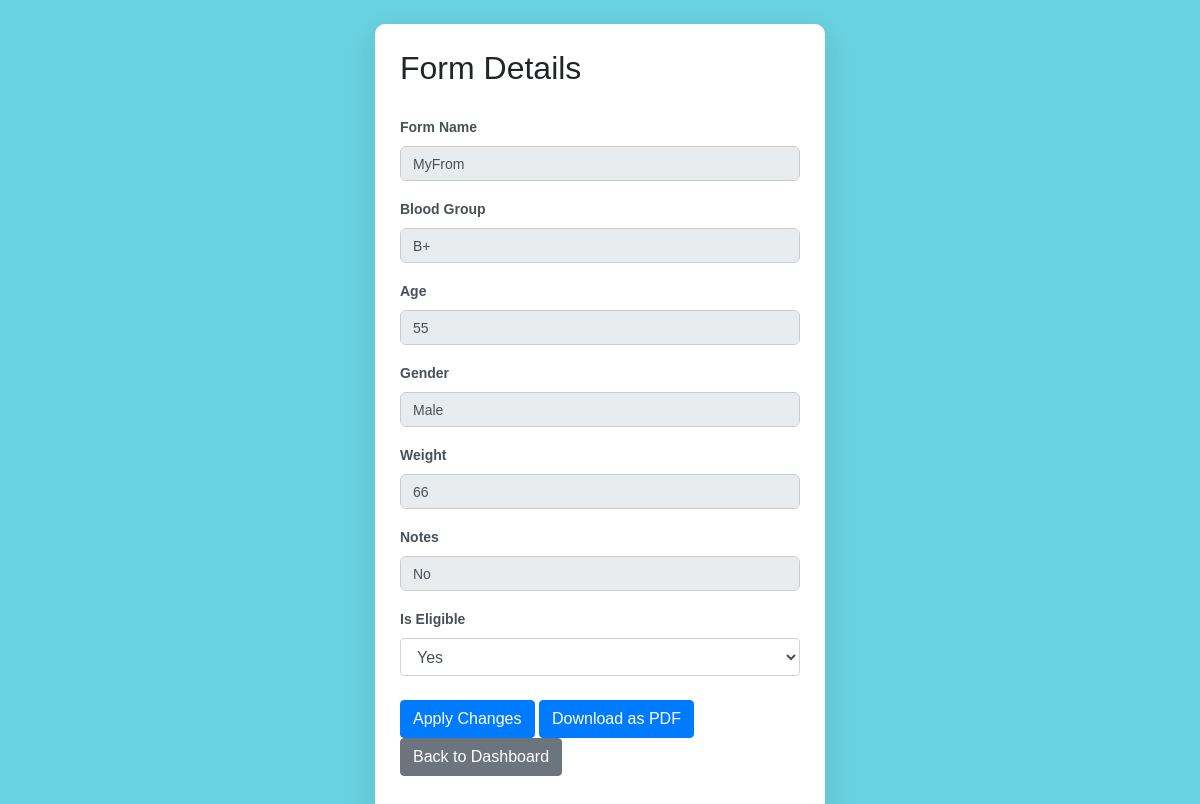
Page /view/form/1 on the earlier database version.
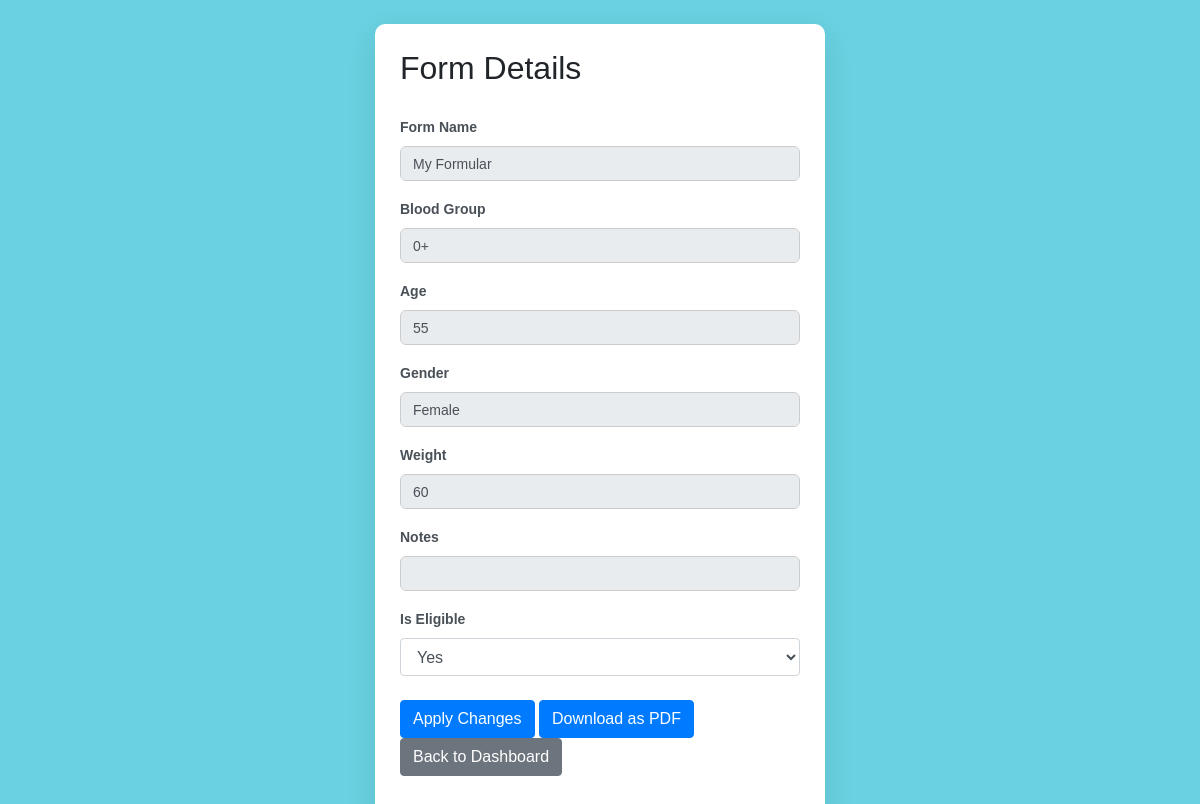
Same page on the later database version.
### models/eligibility_form.py (models this page shows)
class EligibilityForm(db.Model):
    __tablename__ = 'EligibilityForm'
    FormID = db.Column(db.Integer, primary_key=True, autoincrement=True)
    DonorID = db.Column(db.Integer, db.ForeignKey('Donor.DonorID', ondelete='CASCADE'))
    FormName = db.Column(db.String(50), nullable=False)
    BloodGroup = db.Column(db.String(5), nullable=False)
    Age = db.Column(db.Integer, nullable=False)
    Gender = db.Column(db.String(10), nullable=False)
    Weight = db.Column(db.Integer, nullable=False)
    Notes = db.Column(db.Text, nullable=False)
    IsEligible = db.Column(db.Boolean, default=True)
    donor = db.relationship('Donor', backref='eligibility_forms', lazy=True)

### controllers/formular_controller.py (the view)
    @app.route('/view/form/<int:id>', methods=['GET'])
    def form_details(id:int):
        form = EligibilityForm.query.get_or_404(id)
        return render_template('assistant/form_view.html', form=form)

### templates/assistant/form_view.html (shortened to what this page needs)
<!DOCTYPE html>
<html lang="en">
<head>
    <link rel="stylesheet" href="https://stackpath.bootstrapcdn.com/bootstrap/4.5.2/css/bootstrap.min.css">
    <link rel="stylesheet" href="/static/styles.css">
</head>
<body>
    <div class="container mt-4">
        <h2>Form Details</h2>
        <form method="POST" action="/update/form/{{ form.FormID }}">
            <label for="form_name">Form Name</label>
            <input type="text" id="form_name" name="form_name" value="{{ form.FormName }}" class="form-control mb-3" readonly>
            <label for="blood_group">Blood Group</label>
            <input type="text" id="blood_group" name="blood_group" value="{{ form.BloodGroup }}" class="form-control mb-3" readonly>
            <label for="age">Age</label>
            <input type="number" id="age" name="age" value="{{ form.Age }}" class="form-control mb-3" readonly>
            <label for="gender">Gender</label>
            <input type="text" id="gender" name="gender" value="{{ form.Gender }}" class="form-control mb-3" readonly>
            <label for="weight">Weight</label>
            <input type="number" id="weight" name="weight" value="{{ form.Weight }}" class="form-control mb-3" readonly>
            <label for="notes">Notes</label>
            <input type="text" id="notes" name="notes" value="{{ form.Notes }}" class="form-control mb-3" readonly>
            <label for="eligibility">Is Eligible</label>
            <select id="eligibility" name="eligibility" class="form-control mb-3" required>
                <option value="true" {% if form.IsEligible %}selected{% endif %}>Yes</option>
            </select>
            <div class="mt-4">
                <button type="submit" class="btn btn-primary">Apply Changes</button>
                <a href="/form/download/{{ form.FormID }}" class="btn btn-primary">Download as PDF</a>
                <a href="/assistant_dashboard" class="btn btn-secondary">Back to Dashboard</a>
            </div>
        </form>
    </div>
</body>
</html>

Differences in the rows shown:
changed EligibilityForm "Yes": form_name "MyFrom" → "My Formular"; blood_group "B+" → "0+"; gender "Male" → "Female"; weight "66" → "60"; notes "No" → (not shown)
